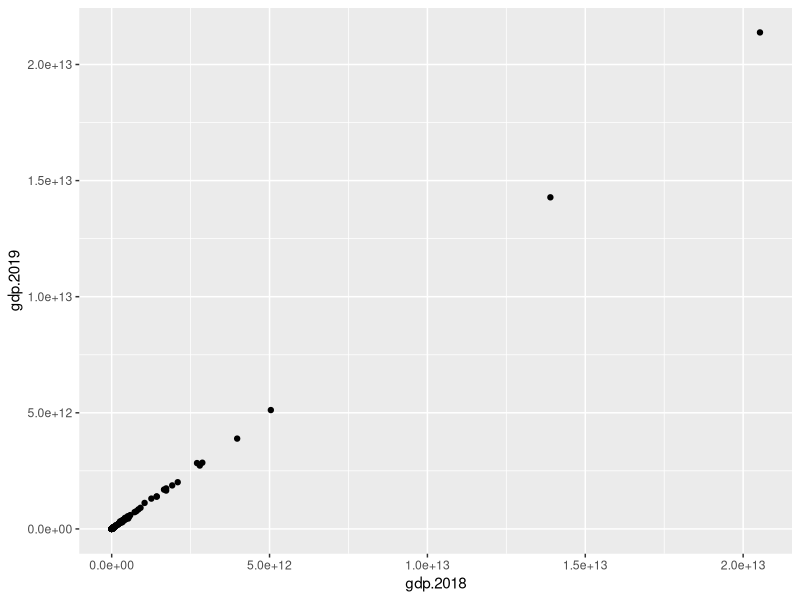

The R source for this figure:
#####################
# Aaron Gullickson
# Week 8 - reshape, aggregate, and merge data
# Soc 412/512
# Winter 2024
#####################


# Load libraries ----------------------------------------------------------

library(tidyverse)
library(readr)

# Load  data ---------------------------------------------------------------

# load world bank data
world_bank <- read_csv("stat_data/wdi/world_bank.csv", n_max = 651, na ="..") |>
  rename(country_name = `Country Name`, country_code = `Country Code`,
         series_code = `Series Code`, year2018 = `2018 [YR2018]`, 
         year2019 = `2019 [YR2019]`) |>
  select(!`Series Name`)


# Reshape world bank data -------------------------------------------------


# reshape into the longest format possible
world_bank <- world_bank |>
  pivot_longer(cols = c(year2018, year2019), names_to = "year", 
               names_prefix = "year") |>
  mutate(year = as.numeric(year),
         series_code = case_when(
           series_code == "NY.GDP.MKTP.CD" ~ "gdp",
           series_code == "SP.DYN.LE00.IN" ~ "life_exp",
           series_code == "EN.ATM.CO2E.PC" ~ "emissions"
         ))

# reshape into a country-year format
world_bank <- world_bank |> 
  pivot_wider(names_from = series_code, values_from = value)

# reshape into a country format
world_bank <- world_bank |>
  pivot_wider(names_from = year, values_from = c(gdp, life_exp, emissions),
              names_sep = ".")

# reshape back into a long country-year format
world_bank <- world_bank |>
  pivot_longer(cols= c(starts_with("gdp"), starts_with("life_exp"), 
                       starts_with("emissions")),
               names_sep = "\\.",
               names_to = c("variable", "year")) |>
  pivot_wider(names_from = variable, values_from = value)

world_bank |> pivot_wider(names_from = year, 
                          values_from = c(gdp, life_exp, emissions),
                          names_sep = ".") |>
  ggplot(aes(x=gdp.2018, y=gdp.2019))+
  geom_point()

# Aggregate ipums data ----------------------------------------------------



# Merge world bank and VDEM data ------------------------------------------


